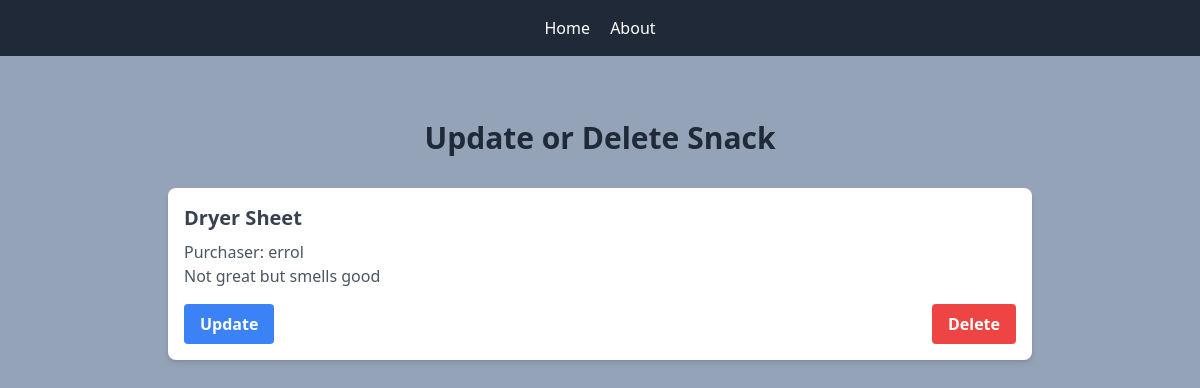
Page /9/ on the committed database.
### snacks/models.py (models this page shows, shortened)
class Snack(models.Model):
    title = models.CharField(max_length=256)
    purchaser = models.ForeignKey(get_user_model(), on_delete=models.CASCADE)
    description = models.TextField()

### snacks/views.py (the view)
# urls.py: path('<int:pk>/', SnackDetailView.as_view(), name='snack_detail'),
class SnackDetailView(DetailView):
    template_name = 'snack_detail.html'
    model = Snack

### templates/snack_detail.html
{% extends 'base.html' %}
{% block content %}
<div class="max-w-4xl mx-auto py-8 px-4">
    <h1 class="text-3xl font-bold text-center text-gray-800 mb-8">Update or Delete Snack</h1>
    <div class="mb-6 p-4 bg-white shadow-md rounded-lg">
        <h2 class="text-xl font-semibold text-gray-700">{{ snack.title }}</h2>
        <p class="mt-2 text-gray-600">Purchaser: {{ snack.purchaser }}</p>
        <p class="text-gray-600">{{ snack.description }}</p>
        <div class="flex justify-between mt-4">
            <a href="{% url 'snack_update' snack.pk %}" class="bg-blue-500 hover:bg-blue-700 text-white font-bold py-2 px-4 rounded transition duration-150 ease-in-out">Update</a>
            <a href="{% url 'snack_delete' snack.pk %}" class="bg-red-500 hover:bg-red-700 text-white font-bold py-2 px-4 rounded transition duration-150 ease-in-out">Delete</a>
        </div>
    </div>
</div>
{% endblock content %}

### rows in the picture
Snack: title "Dryer Sheet", purchaser "errol", description "Not great but smells good"
